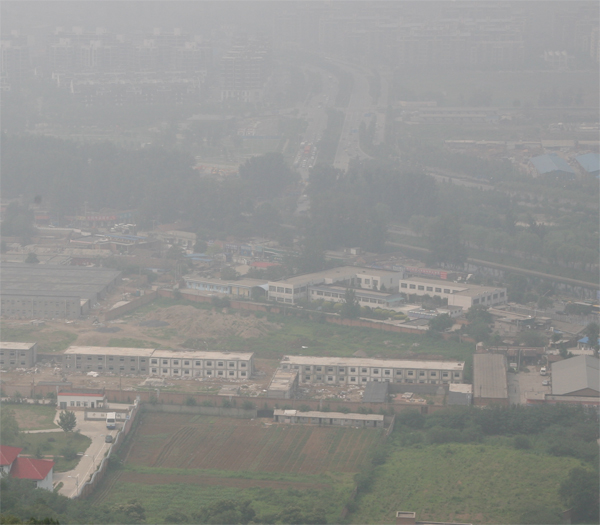
//> input picture 1.jpg, 600 x 525 px
$ ./Canny ../1.jpg   (built with g++ and OpenCV 4)
//> lines starting //> are read from the running program, lines starting //| are printed output that depends on the picture
/**
* @file CannyDetector_Demo.cpp
* @brief Sample code showing how to detect edges using the Canny Detector
* @author OpenCV team
*/

#include <opencv2/imgproc/imgproc.hpp>
#include <opencv2/highgui/highgui.hpp>
#include <stdlib.h>
#include <stdio.h>
#include <string.h>

using namespace cv;

/// Global variables

Mat src, src_gray;
Mat dst, detected_edges;

int edgeThresh = 1;
int lowThreshold;
int const max_lowThreshold = 100;
int ratio = 3;
int kernel_size = 3;
char* window_name = "Edge Map";
string file;

/**
* @function CannyThreshold
* @brief Trackbar callback - Canny thresholds input with a ratio 1:3
*/
void CannyThreshold(int, void*)
{
	/// Reduce noise with a kernel 3x3
	blur( src_gray, detected_edges, Size(3,3) );

	/// Canny detector
	Canny( detected_edges, detected_edges, lowThreshold, lowThreshold*ratio, kernel_size );

	/// Using Canny's output as a mask, we display our result
	dst = Scalar::all(0);

	src.copyTo( dst, detected_edges);
	imshow( window_name, detected_edges );
	imwrite( file, detected_edges);
}


/**
* @function main
*/
int main( int argc, char** argv )
{
	size_t found;
	/// Load an image
	src = imread( argv[1] );
//> src is the input picture: 525 rows x 600 cols, CV_8UC3; mean B, G, R 143, 145.6, 145.4
	file = string(argv[1]);
//> file = "../1.jpg"
	if( !src.data )
	{ return -1; }
	found = file.rfind(".");
//> found = 4
	if (found != string::npos)	{
		file.replace(found, 1, "_canny.");
	}

	/// Create a matrix of the same type and size as src (for dst)
	dst.create( src.size(), src.type() );

	/// Convert the image to grayscale
	cvtColor( src, src_gray, CV_BGR2GRAY );

	/// Create a window
	namedWindow( window_name, CV_WINDOW_AUTOSIZE );

	/// Create a Trackbar for user to enter threshold
	createTrackbar( "Min Threshold:", window_name, &lowThreshold, max_lowThreshold, CannyThreshold );

	/// Show the image
	CannyThreshold(0, 0);
//> in CannyThreshold, `Canny( detected_edges, detected_edges, lowThreshold, lowThreshold*rati..`:
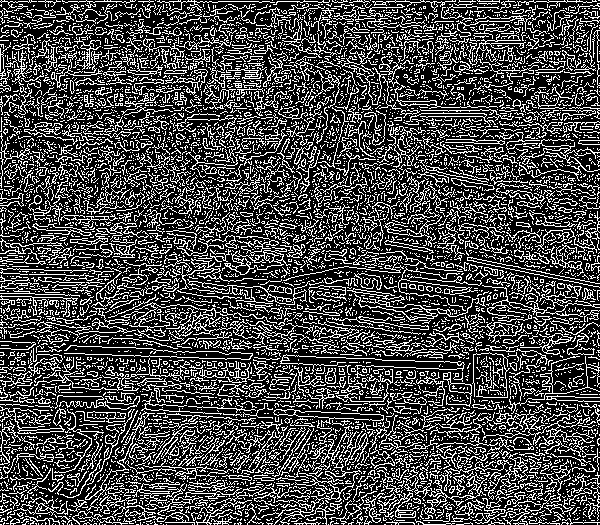
//> detected_edges: 525 rows x 600 cols, CV_8UC1; 28.2% white in thin lines or dots
//> in CannyThreshold, `src.copyTo( dst, detected_edges);`:
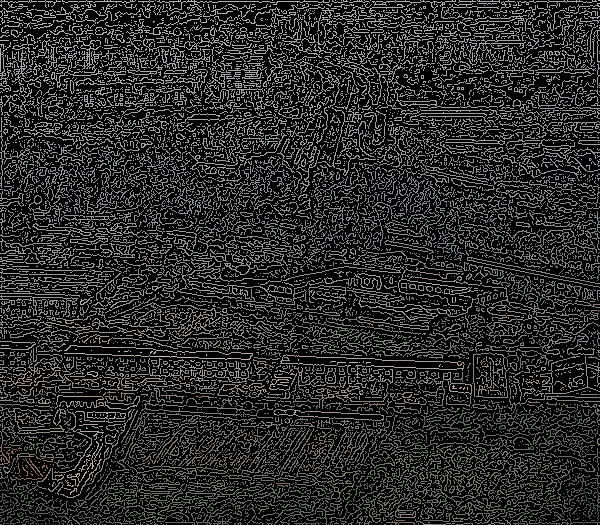
//> dst: 525 rows x 600 cols, CV_8UC3; mean B, G, R 40.2, 40.9, 40.8

	/// Wait until user exit program by pressing a key
	waitKey(0);

	return 0;
}

$ run again, on canon7_dark channel_or.jpg
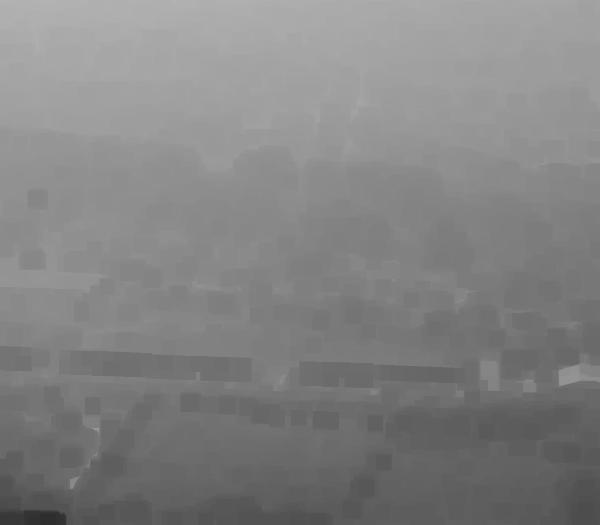
//> input picture canon7_dark channel_or.jpg, 600 x 525 px
//> src is the input picture: 525 rows x 600 cols, CV_8UC3; min 46, max 179, mean 131.2
//> file = "../canon7_dark channel_or.jpg"
//> found = 25
//> in CannyThreshold, `Canny( detected_edges, detected_edges, lowThreshold, lowThreshold*rati..`:
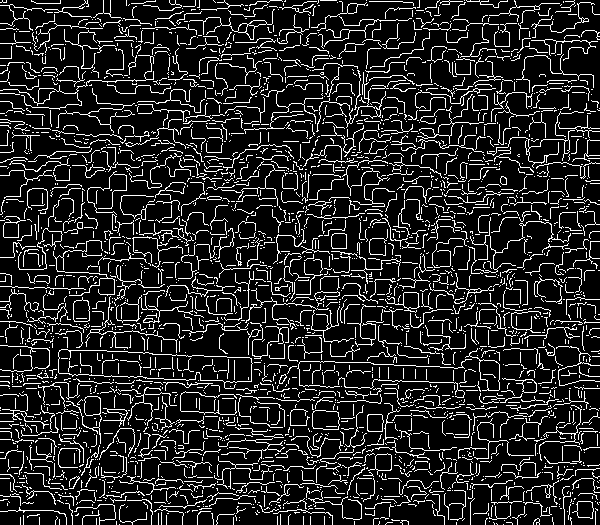
//> detected_edges: 525 rows x 600 cols, CV_8UC1; 14.4% white in thin lines or dots
//> in CannyThreshold, `src.copyTo( dst, detected_edges);`:
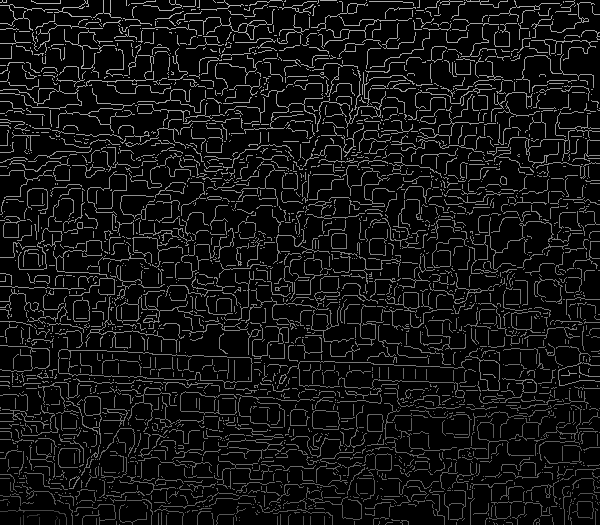
//> dst: 525 rows x 600 cols, CV_8UC3; min 0, max 179, mean 18.9

$ run again, on 2.png
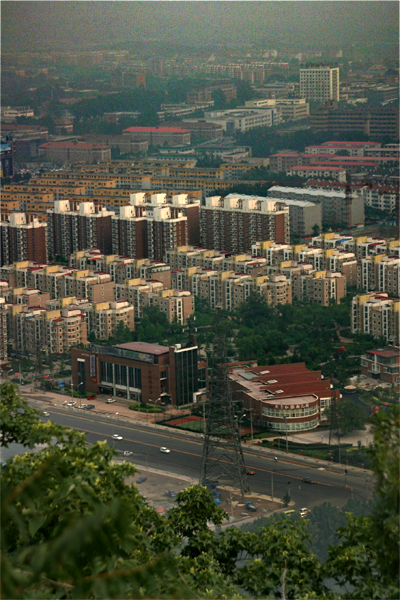
//> input picture 2.png, 400 x 600 px
//> src is the input picture: 600 rows x 400 cols, CV_8UC3; mean B, G, R 64.6, 81, 77.8
//> file = "../2.png"
//> found = 4
//> in CannyThreshold, `Canny( detected_edges, detected_edges, lowThreshold, lowThreshold*rati..`:
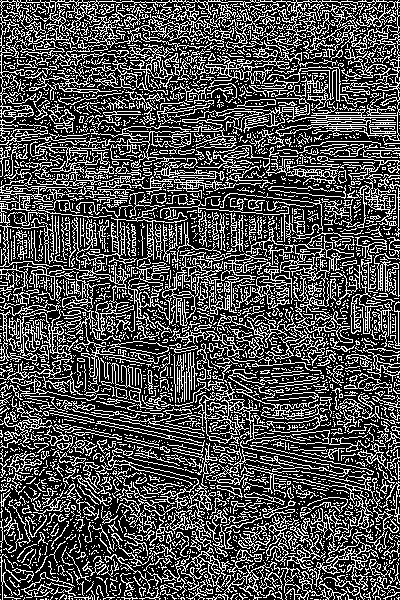
//> detected_edges: 600 rows x 400 cols, CV_8UC1; 31% white in thin lines or dots
//> in CannyThreshold, `src.copyTo( dst, detected_edges);`:
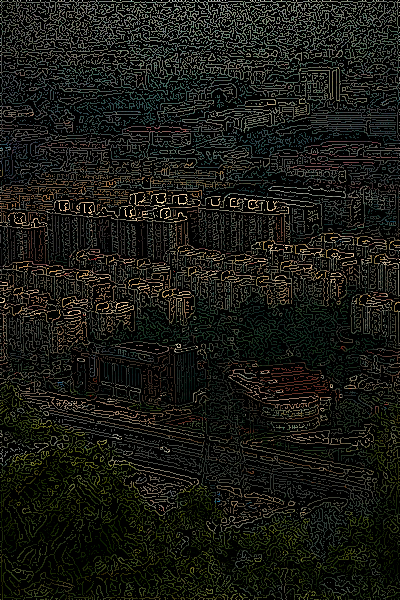
//> dst: 600 rows x 400 cols, CV_8UC3; mean B, G, R 20.2, 25.3, 24.3
